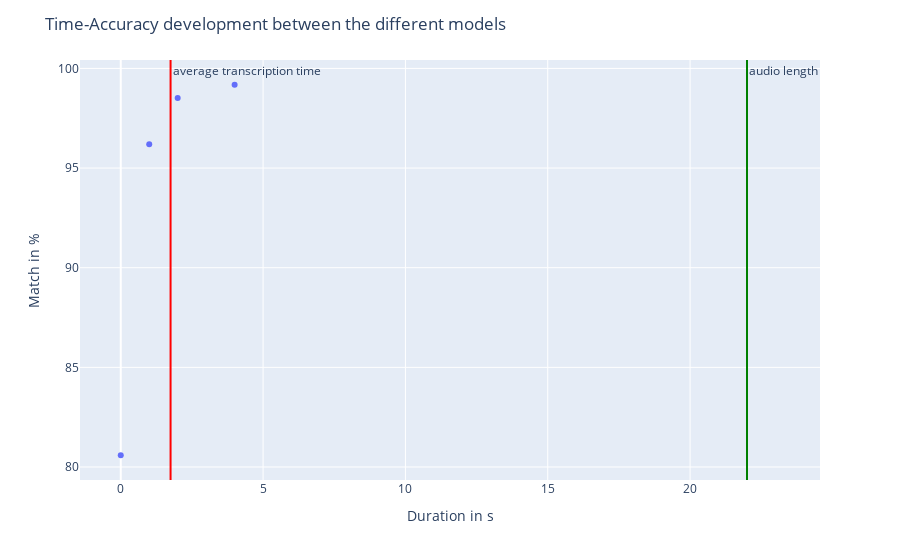

Here is the notebook cell this chart was saved with:
### Markdown cell above
## Evaluation

Evaluation and visualization of the outcome.
All values are to be understood as averages of 100 trials.

### Code cell
transcription_time_avg = np.mean(results_df["Transcription Duration"])

fig = px.scatter(x=results_df["Transcription Duration"], y=results_df["Match"])
fig.add_vline(x=transcription_time_avg, line_color="red", annotation_text="average transcription time")
fig.add_vline(x=audio_length, line_color="green", annotation_text="audio length")
fig.update_layout(xaxis_title="Duration in s", yaxis_title="Match in %", title="Time-Accuracy development between the different models")
fig.show()

### Figure 1 — Plotly figure (JSON) as saved in the notebook; plotly's stock layout.template omitted (floating-point values rounded to 4 significant figures)
{"data": [{"hovertemplate": "x=%{x}<br>y=%{y}<extra></extra>", "legendgroup": "", "marker": {"color": "#636efa", "symbol": "circle"}, "mode": "markers", "name": "", "orientation": "v", "showlegend": false, "type": "scatter", "x": [0, 1, 2, 4, null], "xaxis": "x", "y": [80.59, 96.2, 98.52, 99.18, null], "yaxis": "y"}], "layout": {"annotations": [{"showarrow": false, "text": "average transcription time", "x": 1.75, "xanchor": "left", "xref": "x", "y": 1, "yanchor": "top", "yref": "y domain"}, {"showarrow": false, "text": "audio length", "x": 22, "xanchor": "left", "xref": "x", "y": 1, "yanchor": "top", "yref": "y domain"}], "legend": {"tracegroupgap": 0}, "margin": {"t": 60}, "shapes": [{"line": {"color": "red"}, "type": "line", "x0": 1.75, "x1": 1.75, "xref": "x", "y0": 0, "y1": 1, "yref": "y domain"}, {"line": {"color": "green"}, "type": "line", "x0": 22, "x1": 22, "xref": "x", "y0": 0, "y1": 1, "yref": "y domain"}], "title": {"text": "Time-Accuracy development between the different models"}, "xaxis": {"anchor": "y", "domain": [0, 1], "title": {"text": "Duration in s"}}, "yaxis": {"anchor": "x", "domain": [0, 1], "title": {"text": "Match in %"}}}}
